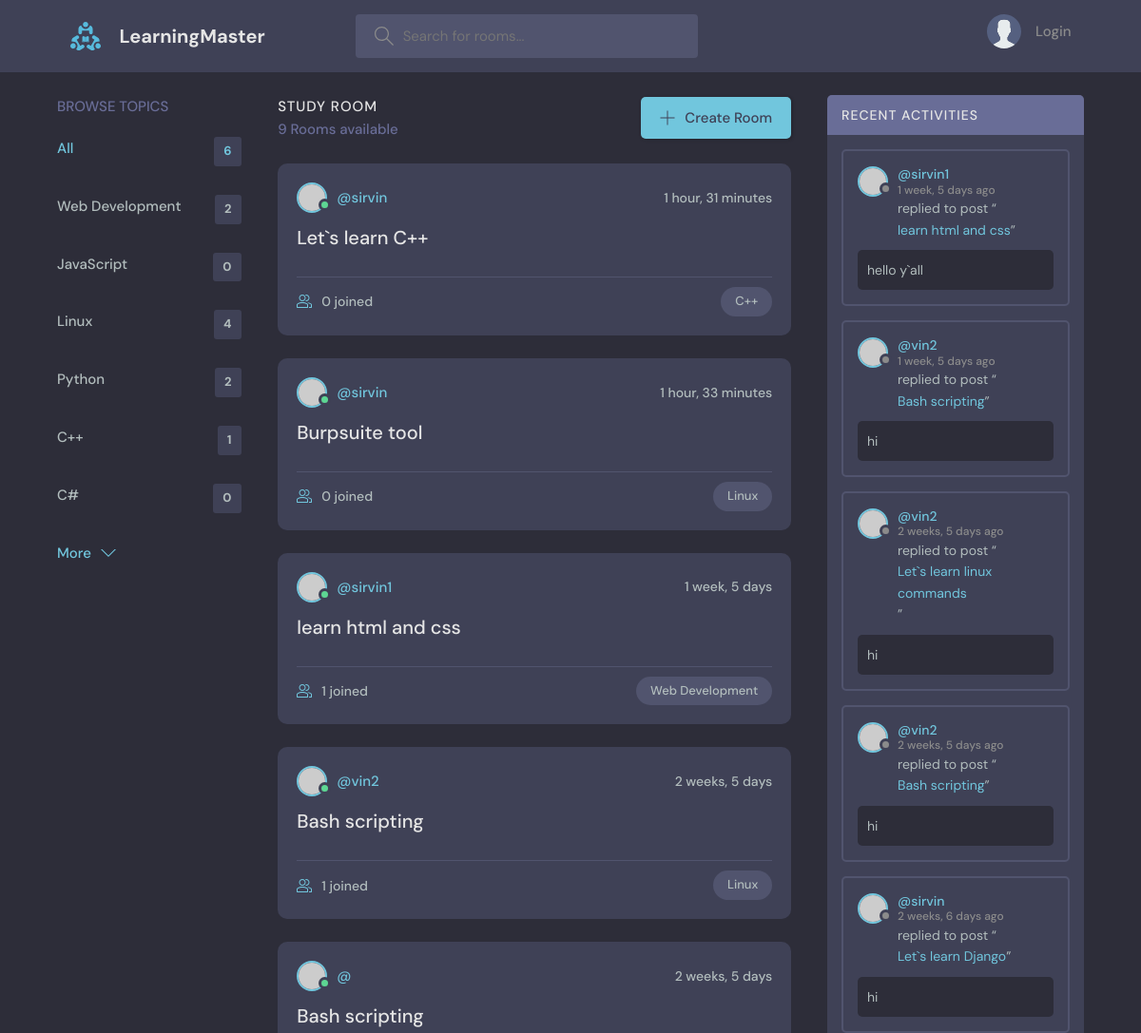
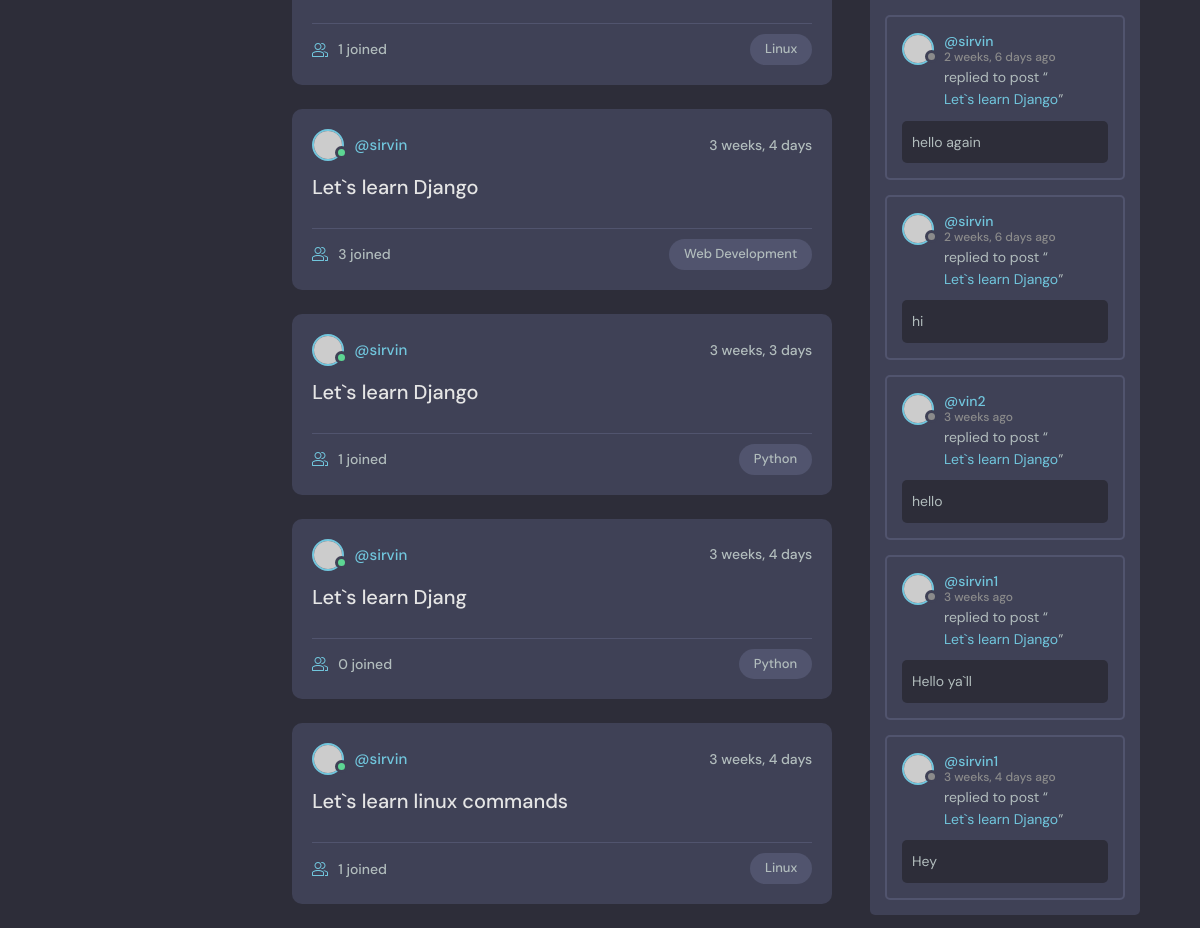
The page / on the database its author committed (2 pictures, top to bottom).
### base/models.py (models this page shows, shortened)
class Topic(models.Model):
    name = models.CharField(max_length=200)

class Room(models.Model):
    host = models.ForeignKey(User, on_delete= models.SET_NULL, null=True)
    topic = models.ForeignKey(Topic, on_delete= models.SET_NULL, null=True)
    name = models.CharField(max_length=200)
    description = models.TextField(null=True, blank=True)
    participants = models.ManyToManyField(User,related_name='participants',blank=True)
    updated = models.DateTimeField(auto_now=True)
    created = models.DateTimeField(auto_now_add=True)
    class Meta:
        ordering = [
            '-updated','-created'
        ]
    def __str__(self):
        return self.name

class Message(models.Model):
    user = models.ForeignKey(User, on_delete=models.CASCADE)
    room = models.ForeignKey(Room, on_delete= models.CASCADE)
    body = models.TextField()
    updated = models.DateTimeField(auto_now=True)
    created = models.DateTimeField(auto_now_add=True)
    class Meta:
        ordering = [
            '-updated','-created'
        ]

### base/views.py (the view)
# urls.py: path('',views.home, name="home"),
def home(request):
    q = request.GET.get('q') if request.GET.get('q') != None else ''
    rooms = Room.objects.filter(
        Q(topic__name__contains = q) |
        Q(name__icontains = q) |
        Q(description__icontains = q)
    )
    topics = Topic.objects.all()
    room_count =  rooms.count()
    room_messages = Message.objects.filter(Q(room__topic__name__contains=q))
    context = {'rooms':rooms, 'topics':topics,
    'room_count':room_count,'room_messages':room_messages}
    return render(request,'base/home.html',context)

### base/templates/base/home.html (shortened to what this page needs)
    {% extends 'main.html' %}
    {% block content %}
    <main class="layout layout--3">
      <div class="container">
        {% include 'base/topics_comp.html' %}
        <div class="roomList">
          <div class="roomList__header">
            <div>
              <h2>Study Room</h2>
              <p>{{room_count}} Rooms available</p>
            </div>
            <a class="btn btn--main" href="{% url 'create-room' %}">
              <svg version="1.1" xmlns="http://www.w3.org/2000/svg" width="32" height="32" viewBox="0 0 32 32">
                <title>add</title>
                <path
                  d="M16.943 0.943h-1.885v14.115h-14.115v1.885h14.115v14.115h1.885v-14.115h14.115v-1.885h-14.115v-14.115z"
                ></path>
              </svg>
              Create Room
            </a>
          </div>
        {% include 'base/feed_comp.html' %}
        </div>
        {% include 'base/activity_comp.html' %}
      </div>
    </main>
   {% endblock content %}

### base/templates/base/topics_comp.html
<div class="topics">
  <div class="topics__header">
    <h2>Browse Topics</h2>
  </div>
  <ul class="topics__list">
    <li>
      <a href="{% url 'home' %}" class="active">All <span>{{topics.count}}</span></a>
    </li>
    {% for topic in topics %}
    <li>
      <a href="{% url 'home'%}?q={{topic.name}}">{{topic.name}} <span>{{topic.room_set.all.count}}</span></a>
    </li>
    {% endfor %}
  </ul>
  <a class="btn btn--link" href="topics.html">
    More
    <svg version="1.1" xmlns="http://www.w3.org/2000/svg" width="32" height="32" viewBox="0 0 32 32">
      <title>chevron-down</title>
      <path d="M16 21l-13-13h-3l16 16 16-16h-3l-13 13z"></path>
    </svg>
  </a>
</div>

### base/templates/base/feed_comp.html (shortened to what this page needs)
{% for room in rooms %}
<div class="roomListRoom">
  <div class="roomListRoom__header">
    <a href="{% url 'user-profile' user.id %}" class="roomListRoom__author">
      <div class="avatar avatar--small active">
        <img src="https://randomuser.me/api/portraits/men/11.jpg" />
      </div>
      <span>@{{room.host.username}}</span>
    </a>
    <div class="roomListRoom__actions">
      <span>{{room.created|timesince    }}</span>
    </div>
  </div>
  <div class="roomListRoom__content">
    <a href="{% url 'room' room.id %}">{{room.name}}</a>
  </div>
  <div class="roomListRoom__meta">
    <a href="{% url 'room' room.id %}" class="roomListRoom__joined">
      {{room.participants.all.count}} joined
    </a>
    <p class="roomListRoom__topic">{{room.topic.name}}</p>
  </div>
</div>
{% endfor %}

### base/templates/base/activity_comp.html (shortened to what this page needs)
<div class="activities">
  <div class="activities__header">
    <h2>Recent Activities</h2>
  </div>
  {% for message in room_messages%}
  <div class="activities__box">
    <div class="activities__boxHeader roomListRoom__header">
      <a href="{% url 'user-profile' message.user.id %}" class="roomListRoom__author">
        <div class="avatar avatar--small">
          <img src="https://randomuser.me/api/portraits/women/11.jpg" />
        </div>
        <p>
          @{{message.user}}
          <span>  {{message.created|timesince}} ago</span>
        </p>
      </a>
    </div>
    <div class="activities__boxContent">
      <p>replied to post “<a href="{% url 'room' message.room.id %}">{{message.room}}</a>”</p>
      <div class="activities__boxRoomContent">
        {{message.body}}
      </div>
    </div>
  </div>
  {% endfor %}
</div>

### rows shown on the page
Topic: name "Web Development", room_set.all.count "2"
Topic: name "JavaScript", room_set.all.count "0"
Topic: name "Linux", room_set.all.count "4"
Topic: name "Python", room_set.all.count "2"
Topic: name "C++", room_set.all.count "1"
Topic: name "C#", room_set.all.count "0"
Room: host.username "sirvin", created "1 hour, 31 minutes", name "Let`s learn C++", participants.all.count "0", topic.name "C++"
Room: host.username "sirvin", created "1 hour, 33 minutes", name "Burpsuite tool", participants.all.count "0", topic.name "Linux"
Room: host.username "sirvin1", created "1 week, 5 days", name "learn html and css", participants.all.count "1", topic.name "Web Development"
Room: host.username "vin2", created "2 weeks, 5 days", name "Bash scripting", participants.all.count "1", topic.name "Linux"
Room: created "2 weeks, 5 days", name "Bash scripting", participants.all.count "1", topic.name "Linux"
Room: host.username "sirvin", created "3 weeks, 4 days", name "Let`s learn Django", participants.all.count "3", topic.name "Web Development"
Room: host.username "sirvin", created "3 weeks, 3 days", name "Let`s learn Django", participants.all.count "1", topic.name "Python"
Room: host.username "sirvin", created "3 weeks, 4 days", name "Let`s learn Djang", participants.all.count "0", topic.name "Python"
Room: host.username "sirvin", created "3 weeks, 4 days", name "Let`s learn linux commands", participants.all.count "1", topic.name "Linux"
Message: user "sirvin1", created "1 week, 5 days", room "learn html and css", body "hello y`all"
Message: user "vin2", created "1 week, 5 days", room "Bash scripting", body "hi"
Message: user "vin2", created "2 weeks, 5 days", room "Let`s learn linux commands", body "hi"
Message: user "vin2", created "2 weeks, 5 days", room "Bash scripting", body "hi"
Message: user "sirvin", created "2 weeks, 6 days", room "Let`s learn Django", body "hi"
Message: user "sirvin", created "2 weeks, 6 days", room "Let`s learn Django", body "hello again"
Message: user "sirvin", created "2 weeks, 6 days", room "Let`s learn Django", body "hi"
Message: user "vin2", created "3 weeks", room "Let`s learn Django", body "hello"
Message: user "sirvin1", created "3 weeks", room "Let`s learn Django", body "Hello ya`ll"
Message: user "sirvin1", created "3 weeks, 4 days", room "Let`s learn Django", body "Hey"

### other values the page prints
{{ topics.count }} "6"
{{ room_count }} "9"
